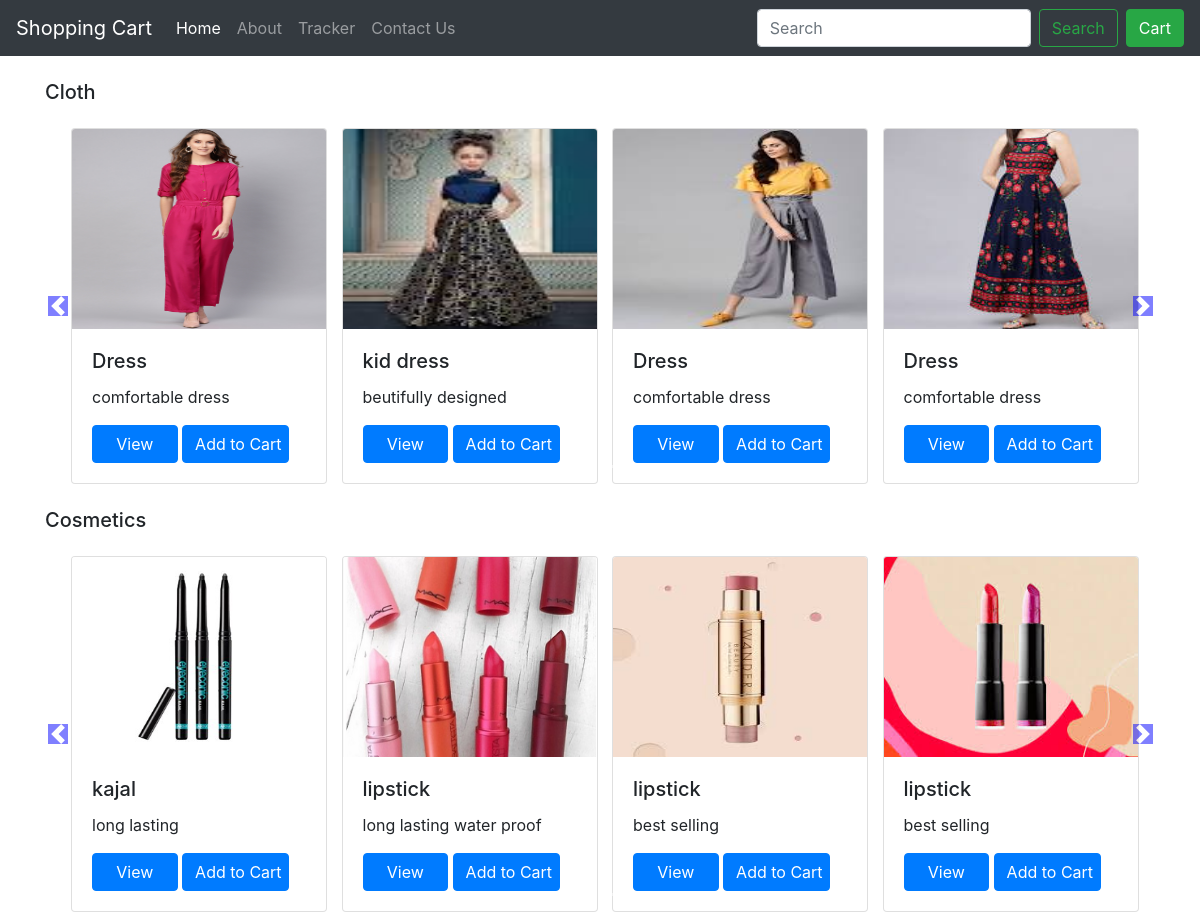
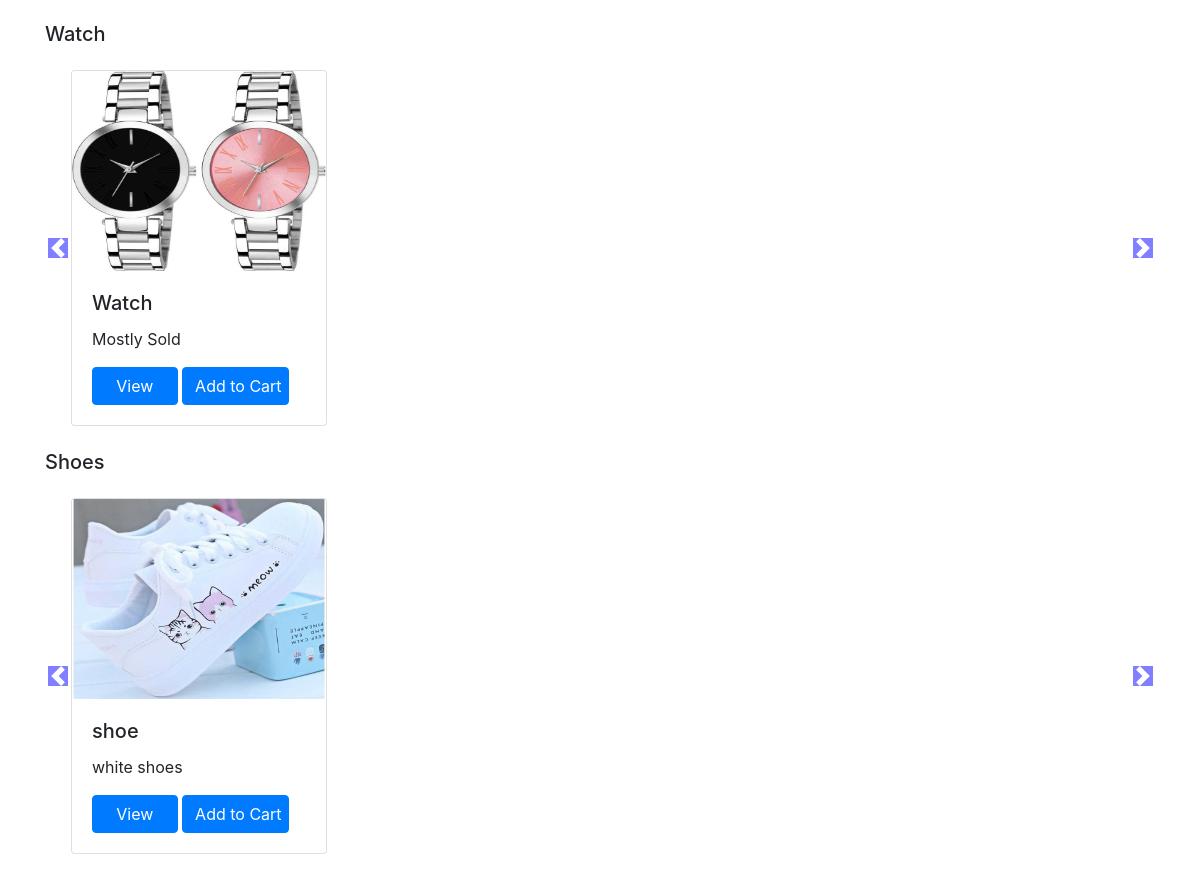
The page / on the database its author committed (2 pictures, top to bottom).
### shoppingCart/models.py (models this page shows, shortened)
class Product(models.Model):
	product_name=models.CharField(max_length=50)
	category=models.CharField(max_length=50,default="")
	price=models.IntegerField(default=0)
	desc=models.CharField(max_length=300)
	pub_date=models.DateField()
	image=models.ImageField(upload_to="shoppingCart/static",default="")

### shoppingCart/views.py (the view)
# urls.py: path('', views.index,name="index"),
def index(req):
	allProds = []
	catprods = Product.objects.values('category', 'id')
	cats = {item['category'] for item in catprods}
	for cat in cats:
		prod = Product.objects.filter(category=cat)
		n = len(prod)
		nSlides = n // 4 + ceil((n / 4) - (n // 4))
		allProds.append([prod, range(1, nSlides), nSlides])
		params = {'allProds':allProds}
	return render(req,'index.html',params)

### shoppingCart/templates/index.html (shortened to what this page needs)
{%extends 'basic.html'%}
  {% load static %}
  {% block content%}
  <div class="container">
{% for product, range, nSlides in allProds %}
    <h5 class="my-4 ">{{product.0.category|title}}</h5>
<div id="demo{{forloop.counter}}" class="carousel slide my-3" data-ride="carousel">
    <ul class="carousel-indicators">
      <li data-target="#demo{{forloop.counter}}" data-slide-to="0" class="active"></li>
       {% for i in range %}
      <li data-target="#demo{{forloop.parentloop.counter}}" data-slide-to="{{i}}" ></li>
      {% endfor %}
    </ul>
    <div class="container carousel-inner no-padding">
      <div class="carousel-item active">
        {% for i in product%}
        <div class="col-xs-3 col-sm-3 col-md-3">
          <div class="card" style="width: 16rem;">
            <img src='/media/{{i.image}}' class="card-img-top" alt="..." style="height: 200px">
            <div class="card-body">
              <h5 class="card-title">{{i.product_name}}</h5>
              <p class="card-text">{{i.desc}}</p>
              <div ><a href="products/{{i.id}}" id="{{i.id}}" class="btn btn-primary " style="width:40%">View</a>
              <button onclick="addItems('{{i.id}}a','{{i.product_name}}','{{i.price}}')" type="button" class="btn btn-primary" id="{{i.id}}a" style="width:50%">Add to Cart</button>
              </div>
            </div>
          </div>
        </div>
        {% if forloop.counter|divisibleby:4 and forloop.counter > 0 and not forloop.last %}
      </div><div class="carousel-item">
        {% endif %}
        {% endfor %}
</div>
</div>
    <a class="carousel-control-prev " style="width:25px" href="#demo{{forloop.counter}}" data-slide="prev">
        <span class="carousel-control-prev-icon"></span>
    </a>
    <a class="carousel-control-next " style="width:25px"  href="#demo{{forloop.counter}}" data-slide="next">
        <span class="carousel-control-next-icon"></span>
    </a>
  </div>
    {% endfor %}
</div>
 {% endblock %}

### shoppingCart/templates/basic.html (shortened to what this page needs)
<!doctype html>
<html lang="en">
  <head>
    <link rel="stylesheet" href="https://maxcdn.bootstrapcdn.com/bootstrap/4.0.0/css/bootstrap.min.css">
  </head>
  <body>
    <nav class="navbar navbar-expand-lg navbar-dark bg-dark">
  <a class="navbar-brand" href="/">Shopping Cart</a>
  <div class="collapse navbar-collapse" id="navbarSupportedContent">
    <ul class="navbar-nav mr-auto">
      <li class="nav-item active">
        <a class="nav-link" href="/">Home <span class="sr-only">(current)</span></a>
      </li>
      <li class="nav-item">
        <a class="nav-link" href="{% url 'about' %}">About</a>
      </li>
      <li class="nav-item">
        <a class="nav-link " href="{% url 'tracker' %}">Tracker</a>
      </li>
      <li class="nav-item">
        <a class="nav-link" href="{% url 'contact' %}">Contact Us</a>
      </li>
    </ul>
    <form class="form-inline my-2 my-lg-0" action="search" method="get">
      <input class="form-control mr-sm-2" type="search" placeholder="Search" aria-label="Search" name="search">
      <button class="btn btn-outline-success my-2 my-sm-0" type="submit">Search</button>
    </form>
    <button type="button" class="btn btn-success ml-2" data-container="body" data-toggle="popover" data-placement="bottom" data-content="Vivamus
sagittis lacus vel augue laoreet rutrum faucibus." data-html='true' id="popc">Cart
</button>
  </div>
</nav>
{% block content%}
{% endblock %}
  </body>
</html>

### shoppingCart/templates/basic.html (style rules this page uses)
.col-md-3 { display: inline-block; margin-left:-4px; }
body .carousel-indicators { bottom: 0; }
body .carousel-control-prev-icon, body .carousel-control-next-icon { background-color: blue; }
body .no-padding { padding-left: 0, padding-right: 0; }

### rows shown on the page
Product: category "Cloth", image (picture), product_name "Dress", desc "comfortable dress", {{ i.id }} 4 (drawn)
Product: image (picture), product_name "kid dress", desc "beutifully designed"
Product: image (picture), product_name "Dress", desc "comfortable dress"
Product: image (picture), product_name "Dress", desc "comfortable dress"
Product: category "Cosmetics", image (picture), product_name "kajal", desc "long lasting"
Product: image (picture), product_name "lipstick", desc "long lasting water proof"
Product: image (picture), product_name "lipstick", desc "best selling"
Product: image (picture), product_name "lipstick", desc "best selling"
Product: category "Watch", image (picture), product_name "Watch", desc "Mostly Sold"
Product: category "Shoes", image (picture), product_name "shoe", desc "white shoes"
